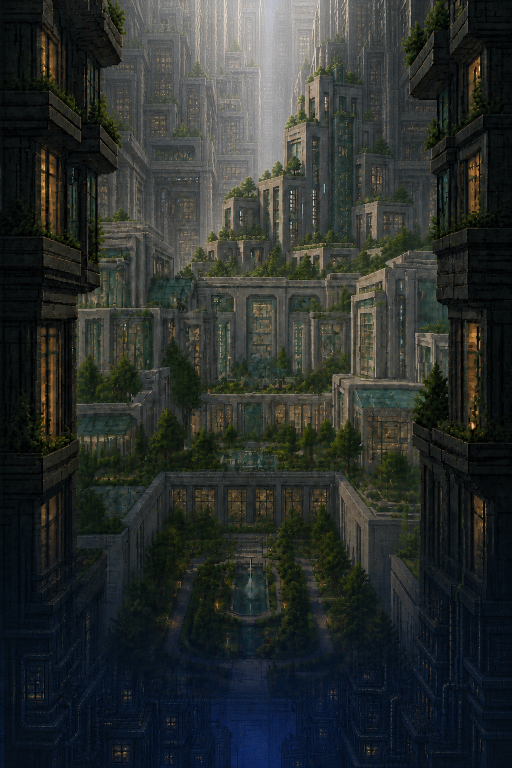
#> input picture assets/artwork/environments/sector-04-upper-residential-background/source/far-mid-near-v3-open-ascent-attached-master/sector-04-upper-residential-master.png, 1024 x 1536 px (shown at 1/2 size)
$ python extract_far_mid_near.py
#> lines starting #> are read from the running program, lines starting #| are printed output that depends on the picture; after the words box and inside, x2 and y2 are one past the last pixel; in counts of white or black regions, pixels touching at a corner belong together
from __future__ import annotations

from pathlib import Path

import cv2
import numpy as np
from PIL import Image


ASSET_ROOT = Path(__file__).resolve().parents[2]
SOURCE = Path(__file__).resolve().parent
EXPORT = ASSET_ROOT / "export" / "far-mid-near-v3-open-ascent-attached-master"
PREVIEW = ASSET_ROOT / "preview" / "far-mid-near-v3-open-ascent-attached-master"

MASTER_NAME = "sector-04-upper-residential-master.png"
DEPTH_RAW_NAME = "depth-map-imagegen.png"
DEPTH_NORMALIZED_NAME = "depth-map-normalized.png"
INPAINT_NAME = "fixed-background-inpaint-imagegen.png"
BUILDING_THRESHOLD = 128
NEAR_THRESHOLD = 224
MIN_COMPONENT_AREA = 500
BACKGROUND_APRON = 32
NEAR_HIDDEN_APRON = 8
MID_SHIFT = (4, 2)
NEAR_SHIFT = (8, 4)
REVERSE_MID_SHIFT = (-4, -2)
REVERSE_NEAR_SHIFT = (-8, -4)


def save_rgba_cutout(master: Image.Image, mask: np.ndarray, path: Path) -> Image.Image:
    pixels = np.asarray(master.convert("RGBA")).copy()
    pixels[:, :, 3] = mask
    image = Image.fromarray(pixels, "RGBA")
    image.save(path, format="PNG", optimize=True)
    return image


def alpha_over(
    base: Image.Image,
    overlays: list[tuple[Image.Image, tuple[int, int]]],
) -> Image.Image:
    result = base.convert("RGBA")
    for overlay, offset in overlays:
        result.alpha_composite(overlay, dest=offset)
    return result


def preview_cutout(cutout: Image.Image) -> Image.Image:
    checker = Image.new("RGB", cutout.size, (28, 30, 42)).convert("RGBA")
    return alpha_over(checker, [(cutout, (0, 0))]).convert("RGB")


def two_edge_components(
    binary: np.ndarray,
    width: int,
    label: str,
) -> tuple[np.ndarray, list[tuple[int, int, int, int, int]]]:
    count, labels, stats, centroids = cv2.connectedComponentsWithStats(
        binary.astype(np.uint8),
        8,
    )
    candidates = [
        index
        for index in range(1, count)
        if int(stats[index, cv2.CC_STAT_AREA]) >= MIN_COMPONENT_AREA
    ]
    if len(candidates) != 2:
        raise ValueError(
            f"Expected exactly 2 {label} edge components, found {len(candidates)}"
        )

    candidates.sort(key=lambda index: float(centroids[index][0]))
    left_index, right_index = candidates
    left_box = stats[left_index, :4]
    right_box = stats[right_index, :4]
    if int(left_box[cv2.CC_STAT_LEFT]) != 0:
        raise ValueError(f"Left {label} component does not touch the left canvas edge")
    if int(right_box[cv2.CC_STAT_LEFT] + right_box[cv2.CC_STAT_WIDTH]) != width:
        raise ValueError(f"Right {label} component does not touch the right canvas edge")
    if centroids[left_index][0] >= width / 2 or centroids[right_index][0] <= width / 2:
        raise ValueError(f"{label} components do not resolve to distinct left/right masses")

    selected = np.zeros_like(binary, dtype=bool)
    boxes = []
    for position, index in enumerate(candidates):
        component = labels == index
        filled = np.zeros_like(component)
        for row in range(component.shape[0]):
            columns = np.flatnonzero(component[row])
            if columns.size == 0:
                continue
            if position == 0:
                filled[row, : int(columns.max()) + 1] = True
            else:
                filled[row, int(columns.min()) :] = True
        selected |= filled
        ys, xs = np.nonzero(filled)
        boxes.append(
            (
                int(xs.min()),
                int(ys.min()),
                int(xs.max() - xs.min() + 1),
                int(ys.max() - ys.min() + 1),
                int(filled.sum()),
            )
        )
    return selected, boxes


def add_background_apron(
    building_union: np.ndarray,
    width: int,
) -> tuple[np.ndarray, np.ndarray, list[tuple[int, int, int, int, int]]]:
    moving_union = np.zeros_like(building_union)
    patch_alpha = np.zeros_like(building_union, dtype=np.uint8)
    for row in range(building_union.shape[0]):
        columns = np.flatnonzero(building_union[row])
        left_columns = columns[columns < width // 2]
        right_columns = columns[columns >= width // 2]
        if left_columns.size:
            inner_edge = int(left_columns.max())
            apron_end = min(width - 1, inner_edge + BACKGROUND_APRON)
            moving_union[row, : apron_end + 1] = True
            patch_alpha[row, : inner_edge + 1] = 255
            for column in range(inner_edge + 1, apron_end + 1):
                distance = column - inner_edge
                patch_alpha[row, column] = round(
                    255 * (1 - distance / (BACKGROUND_APRON + 1))
                )
        if right_columns.size:
            inner_edge = int(right_columns.min())
            apron_start = max(0, inner_edge - BACKGROUND_APRON)
            moving_union[row, apron_start:] = True
            patch_alpha[row, inner_edge:] = 255
            for column in range(apron_start, inner_edge):
                distance = inner_edge - column
                patch_alpha[row, column] = round(
                    255 * (1 - distance / (BACKGROUND_APRON + 1))
                )

    boxes = []
    x_coordinates = np.arange(width)[None, :]
    for side_mask in (
        moving_union & (x_coordinates < width // 2),
        moving_union & (x_coordinates >= width // 2),
    ):
        ys, xs = np.nonzero(side_mask)
        boxes.append(
            (
                int(xs.min()),
                int(ys.min()),
                int(xs.max() - xs.min() + 1),
                int(ys.max() - ys.min() + 1),
                int(side_mask.sum()),
            )
        )
    return moving_union, patch_alpha, boxes


def add_near_hidden_apron(
    near_core: np.ndarray,
    moving_union: np.ndarray,
) -> np.ndarray:
    kernel_size = NEAR_HIDDEN_APRON * 2 + 1
    expanded = cv2.dilate(
        near_core.astype(np.uint8),
        np.ones((kernel_size, kernel_size), dtype=np.uint8),
        iterations=1,
    ).astype(bool)
    return expanded & moving_union


def main() -> None:
    EXPORT.mkdir(parents=True, exist_ok=True)
    PREVIEW.mkdir(parents=True, exist_ok=True)

    master = Image.open(SOURCE / MASTER_NAME).convert("RGB")
#> master is the input picture: PIL image 1024x1536 RGB; mean R, G, B 42.6, 47, 44.7
    raw_depth = Image.open(SOURCE / DEPTH_RAW_NAME).convert("L")
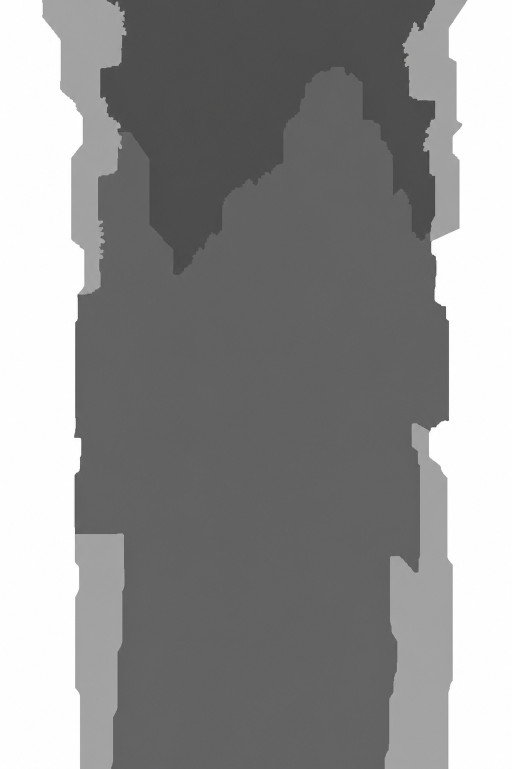
#> input picture assets/artwork/environments/sector-04-upper-residential-background/source/far-mid-near-v3-open-ascent-attached-master/depth-map-imagegen.png, 1023 x 1537 px (shown at 1/2 size)
    inpaint = Image.open(SOURCE / INPAINT_NAME).convert("RGB")
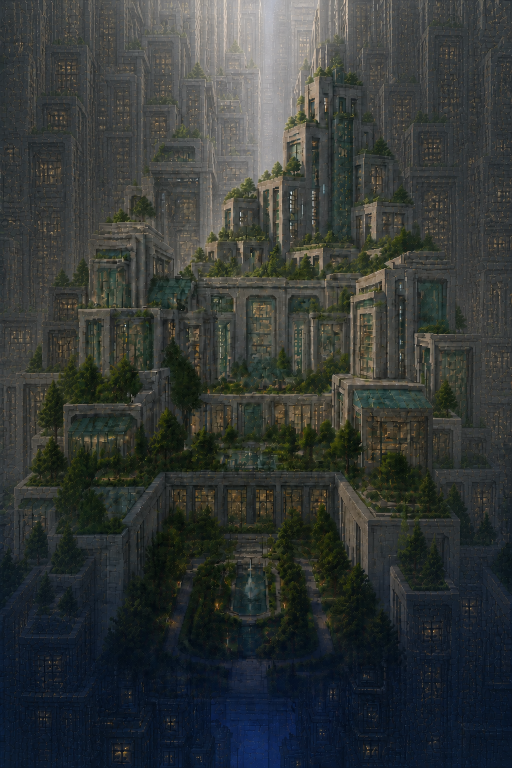
#> input picture assets/artwork/environments/sector-04-upper-residential-background/source/far-mid-near-v3-open-ascent-attached-master/fixed-background-inpaint-imagegen.png, 1024 x 1536 px (shown at 1/2 size)
#> inpaint is the input picture: PIL image 1024x1536 RGB; mean R, G, B 52, 56.4, 54.8
    if inpaint.size != master.size:
        raise ValueError(
            f"Master and inpaint must share one canvas: "
            f"master={master.size}, inpaint={inpaint.size}"
        )

    depth = raw_depth.resize(master.size, Image.Resampling.NEAREST)
    depth.save(SOURCE / DEPTH_NORMALIZED_NAME, format="PNG", optimize=True)

    width, height = master.size
#> width = 1024; height = 1536
    depth_pixels = np.asarray(depth)
    building_union, building_boxes = two_edge_components(
        depth_pixels >= BUILDING_THRESHOLD,
        width,
        "building-union",
    )
#> in two_edge_components, `count, labels, stats, centroids = cv2.connectedComponentsWithStats( bi..`: labels: shape (1536, 1024) int32; 3 distinct labels, from 0 to 2
#> in two_edge_components, `count, labels, stats, centroids = cv2.connectedComponentsWithStats( bi..`: count = 3; stats = [[149, 0, 750, 1536, 975197], [0, 0, 253, 1536, 312996], [770, 0, 254, 1536, 284671]]; centroids = [[520.9, 749.5], [104.9, 772], [926.3, 824.3]]
#> in two_edge_components, `candidates = [ index for index in range(1, count) if int(stats[index, ..`: candidates = [1, 2]
#> in two_edge_components, `left_index, right_index = candidates`: left_index = 1; right_index = 2
#> in two_edge_components, `left_box = stats[left_index, :4]`: left_box = [0, 0, 253, 1536]
#> in two_edge_components, `right_box = stats[right_index, :4]`: right_box = [770, 0, 254, 1536]
#> the loop in two_edge_components, `for position, index in enumerate(candidates):` made 2 passes
#> (position, index) on passes 1 to 2: (0, 1), (1, 2)
#> pass 1, in two_edge_components, `component = labels == index`:
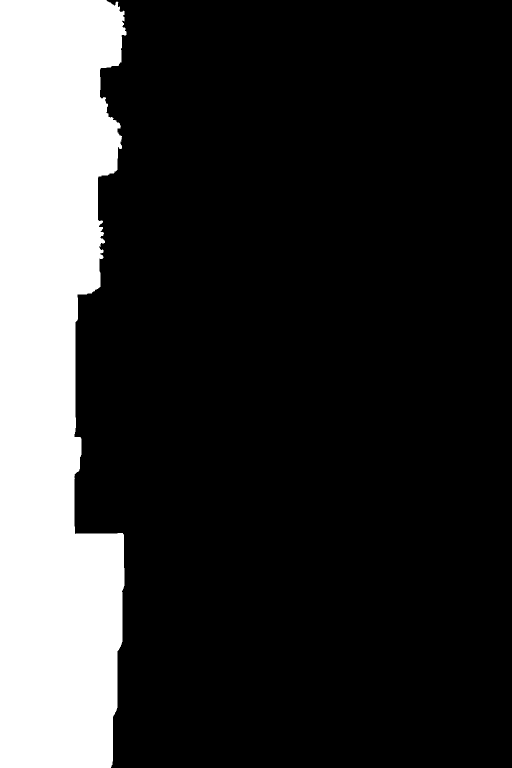
#> component: shape (1536, 1024) bool (shown at 1/2 size); 19.9% white; 1 white region, box (x1, y1, x2, y2) and area: (0, 0, 253, 1536) 312996
#> after the loop in two_edge_components, `for position, index in enumerate(candidates):`: filled: shape (1536, 1024) bool; 18.2% white; 1 white region, box (x1, y1, x2, y2) and area: (770, 0, 1024, 1536) 285976
#> after the loop in two_edge_components, `for position, index in enumerate(candidates):`: selected: shape (1536, 1024) bool; 38.1% white; 2 white regions, box (x1, y1, x2, y2) and area: (0, 0, 253, 1536) 313208, (770, 0, 1024, 1536) 285976
#> after the loop in two_edge_components, `for position, index in enumerate(candidates):`: boxes = [(0, 0, 253, 1536, 313208), (770, 0, 254, 1536, 285976)]
#> building_boxes has the same summary as boxes in two_edge_components
    near_core, near_boxes = two_edge_components(
        (depth_pixels >= NEAR_THRESHOLD) & building_union,
        width,
        "near",
    )
#> call 2 of two_edge_components, with width = 1024, label = 'near'
#> in two_edge_components (call 2), `count, labels, stats, centroids = cv2.connectedComponentsWithStats( bi..`:
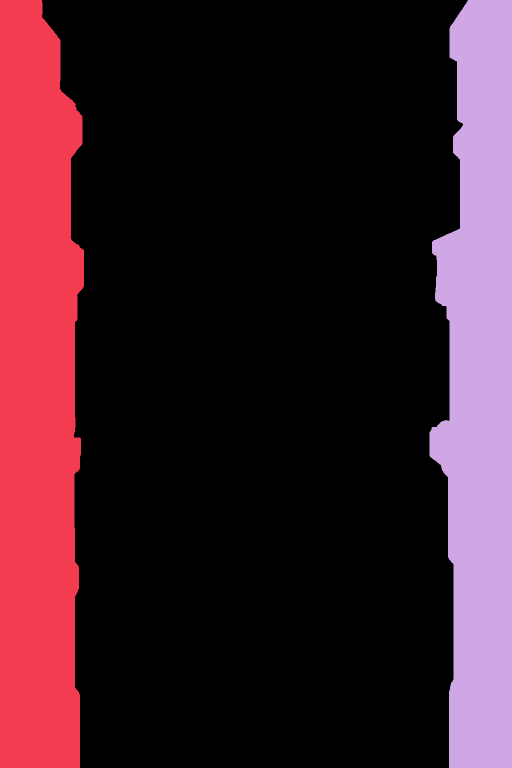
#> labels: shape (1536, 1024) int32 (shown at 1/2 size); 3 distinct labels, from 0 to 2; one colour per label, 0 black
#> in two_edge_components (call 2), `count, labels, stats, centroids = cv2.connectedComponentsWithStats( bi..`: stats = [[84, 0, 852, 1536, 1154643], [0, 0, 168, 1536, 226994], [859, 0, 165, 1536, 191227]]; centroids = [[523.1, 760.2], [74.31, 794.6], [960.3, 779.6]]
#> in two_edge_components (call 2), `left_box = stats[left_index, :4]`: left_box = [0, 0, 168, 1536]
#> in two_edge_components (call 2), `right_box = stats[right_index, :4]`: right_box = [859, 0, 165, 1536]
#> the loop in two_edge_components (call 2), `for position, index in enumerate(candidates):` made 2 passes
#> after the loop in two_edge_components (call 2), `for position, index in enumerate(candidates):`: filled: shape (1536, 1024) bool; 12.2% white; 1 white region, box (x1, y1, x2, y2) and area: (859, 0, 1024, 1536) 191234
#> after the loop in two_edge_components (call 2), `for position, index in enumerate(candidates):`:
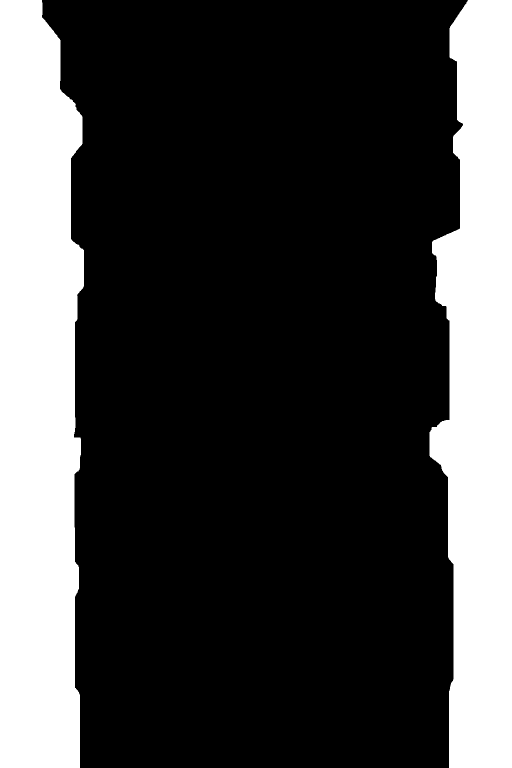
#> selected: shape (1536, 1024) bool (shown at 1/2 size); 26.6% white; 2 white regions, box (x1, y1, x2, y2) and area: (0, 0, 168, 1536) 226994, (859, 0, 1024, 1536) 191234
#> after the loop in two_edge_components (call 2), `for position, index in enumerate(candidates):`: boxes = [(0, 0, 168, 1536, 226994), (859, 0, 165, 1536, 191234)]
#> near_boxes has the same summary as boxes in two_edge_components
    moving_union, far_patch_alpha, moving_boxes = add_background_apron(
        building_union,
        width,
    )
#> the loop in add_background_apron, `for row in range(building_union.shape[0]):` made 1536 passes
#> (inner_edge, apron_end, apron_start) on passes 1 to 12: (871, 244, 839), (871, 245, 839), (871, 246, 839), (871, 266, 839), (871, 267, 839), (871, 268, 839), (871, 267, 839), (871, 267, 839), (871, 267, 839), (871, 267, 839), (870, 267, 838), (869, 267, 837)
#> inner_edge on pass 100: 241
#> after the loop in add_background_apron, `for row in range(building_union.shape[0]):`: moving_union: shape (1536, 1024) bool; 44.3% white; 2 white regions, box (x1, y1, x2, y2) and area: (0, 0, 285, 1536) 362360, (738, 0, 1024, 1536) 335128
#> after the loop in add_background_apron, `for row in range(building_union.shape[0]):`:
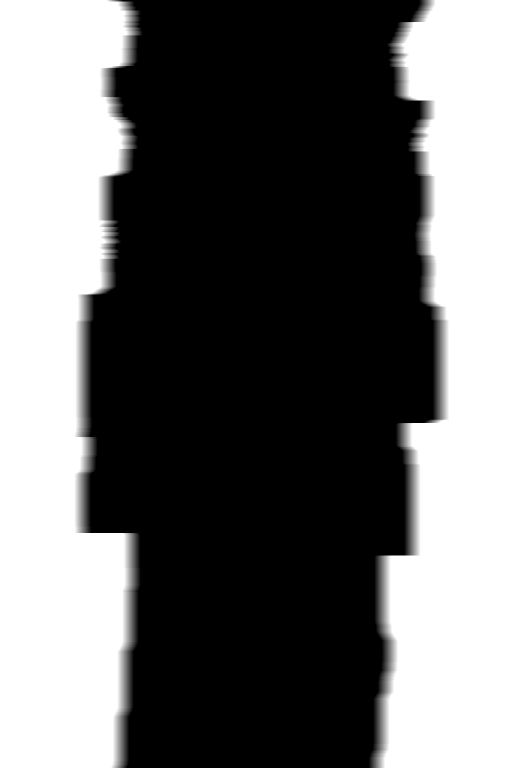
#> patch_alpha: shape (1536, 1024) (shown at 1/2 size); min 0, max 255, mean 105.1
#> the loop in add_background_apron, `for side_mask in ( moving_union & (x_coordinates < width // 2), moving..` made 2 passes
#> after the loop in add_background_apron, `for side_mask in (`: boxes = [(0, 0, 285, 1536, 362360), (738, 0, 286, 1536, 335128)]
#> moving_boxes has the same summary as boxes in add_background_apron
    near_selected = add_near_hidden_apron(near_core, moving_union)
#> in add_near_hidden_apron, `expanded = cv2.dilate( near_core.astype(np.uint8), np.ones((kernel_siz..`: expanded: shape (1536, 1024) bool; 28.4% white; 2 white regions, box (x1, y1, x2, y2) and area: (0, 0, 176, 1536) 240940, (851, 0, 1024, 1536) 205812
    mid_selected = moving_union & ~near_core
#> mid_selected: shape (1536, 1024) bool; 17.8% white; 2 white regions, box (x1, y1, x2, y2) and area: (738, 0, 936, 1536) 143894, (84, 0, 285, 1536) 135366

    mid_mask = np.where(mid_selected, 255, 0).astype(np.uint8)
    near_mask = np.where(near_selected, 255, 0).astype(np.uint8)

    far = Image.composite(inpaint, master, Image.fromarray(far_patch_alpha, "L"))
    mid = save_rgba_cutout(master, mid_mask, EXPORT / "backdrop-mid.png")
    near = save_rgba_cutout(master, near_mask, EXPORT / "backdrop-near.png")

    master.save(
        EXPORT / "sector-04-upper-residential-background.png",
        format="PNG",
        optimize=True,
    )
    depth.save(
        EXPORT / "sector-04-upper-residential-depth-map.png",
        format="PNG",
        optimize=True,
    )
    far.save(EXPORT / "backdrop-far.png", format="PNG", optimize=True)

    neutral = alpha_over(far, [(mid, (0, 0)), (near, (0, 0))]).convert("RGB")
    neutral.save(
        PREVIEW / "sector-04-upper-residential-neutral.png",
        format="PNG",
        optimize=True,
    )
    shifted = alpha_over(far, [(mid, MID_SHIFT), (near, NEAR_SHIFT)]).convert("RGB")
    shifted.save(
        PREVIEW / "sector-04-upper-residential-shifted.png",
        format="PNG",
        optimize=True,
    )
    shifted_reverse = alpha_over(
        far,
        [(mid, REVERSE_MID_SHIFT), (near, REVERSE_NEAR_SHIFT)],
    ).convert("RGB")
    shifted_reverse.save(
        PREVIEW / "sector-04-upper-residential-shifted-reverse.png",
        format="PNG",
        optimize=True,
    )

    half = (width // 2, height // 2)
#> half = (512, 768)
    pair = Image.new("RGB", (width, half[1]), "black")
#> pair: PIL image 1024x768 RGB; every value is 0
    pair.paste(master.resize(half, Image.Resampling.NEAREST), (0, 0))
    pair.paste(depth.convert("RGB").resize(half, Image.Resampling.NEAREST), (half[0], 0))
    pair.save(
        PREVIEW / "sector-04-upper-residential-master-depth-pair.png",
        format="PNG",
        optimize=True,
    )

    contact = Image.new("RGB", (width, height), (12, 14, 22))
    contact.paste(far.resize(half, Image.Resampling.NEAREST), (0, 0))
    contact.paste(preview_cutout(mid).resize(half, Image.Resampling.NEAREST), (half[0], 0))
    contact.paste(preview_cutout(near).resize(half, Image.Resampling.NEAREST), (0, half[1]))
    contact.paste(shifted.resize(half, Image.Resampling.NEAREST), (half[0], half[1]))
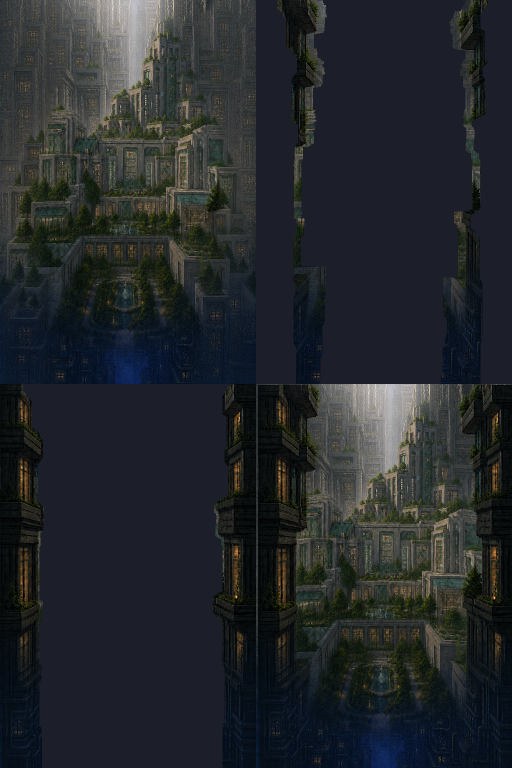
#> contact: PIL image 1024x1536 RGB (shown at 1/2 size); mean R, G, B 36.5, 39.9, 43.8
    contact.save(
        PREVIEW / "sector-04-upper-residential-layer-contact-sheet.png",
        format="PNG",
        optimize=True,
    )

    neutral_difference = np.abs(
        np.asarray(master, dtype=np.int16) - np.asarray(neutral, dtype=np.int16)
    )
#> neutral_difference: shape (1536, 1024, 3) int16; every value is 0
    outside_difference = np.abs(
        np.asarray(master, dtype=np.int16) - np.asarray(far, dtype=np.int16)
    )[~moving_union]
    print(
        "sector-04-far-mid-near-v3-open-ascent-attached-master:",
        f"canvas={width}x{height}",
        f"raw_depth_canvas={raw_depth.width}x{raw_depth.height}",
        f"building_threshold={BUILDING_THRESHOLD}",
        f"near_threshold={NEAR_THRESHOLD}",
        f"background_apron={BACKGROUND_APRON}",
        f"near_hidden_apron={NEAR_HIDDEN_APRON}",
        f"building_boxes={building_boxes}",
        f"moving_boxes={moving_boxes}",
        f"near_boxes={near_boxes}",
        f"mid_pixels={int(mid_selected.sum())}",
        f"near_core_pixels={int(near_core.sum())}",
        f"near_export_pixels={int(near_selected.sum())}",
        f"neutral_max_diff={int(neutral_difference.max())}",
        f"outside_mask_max_diff={int(outside_difference.max())}",
    )
#> (printed output is left out)


if __name__ == "__main__":
    main()
